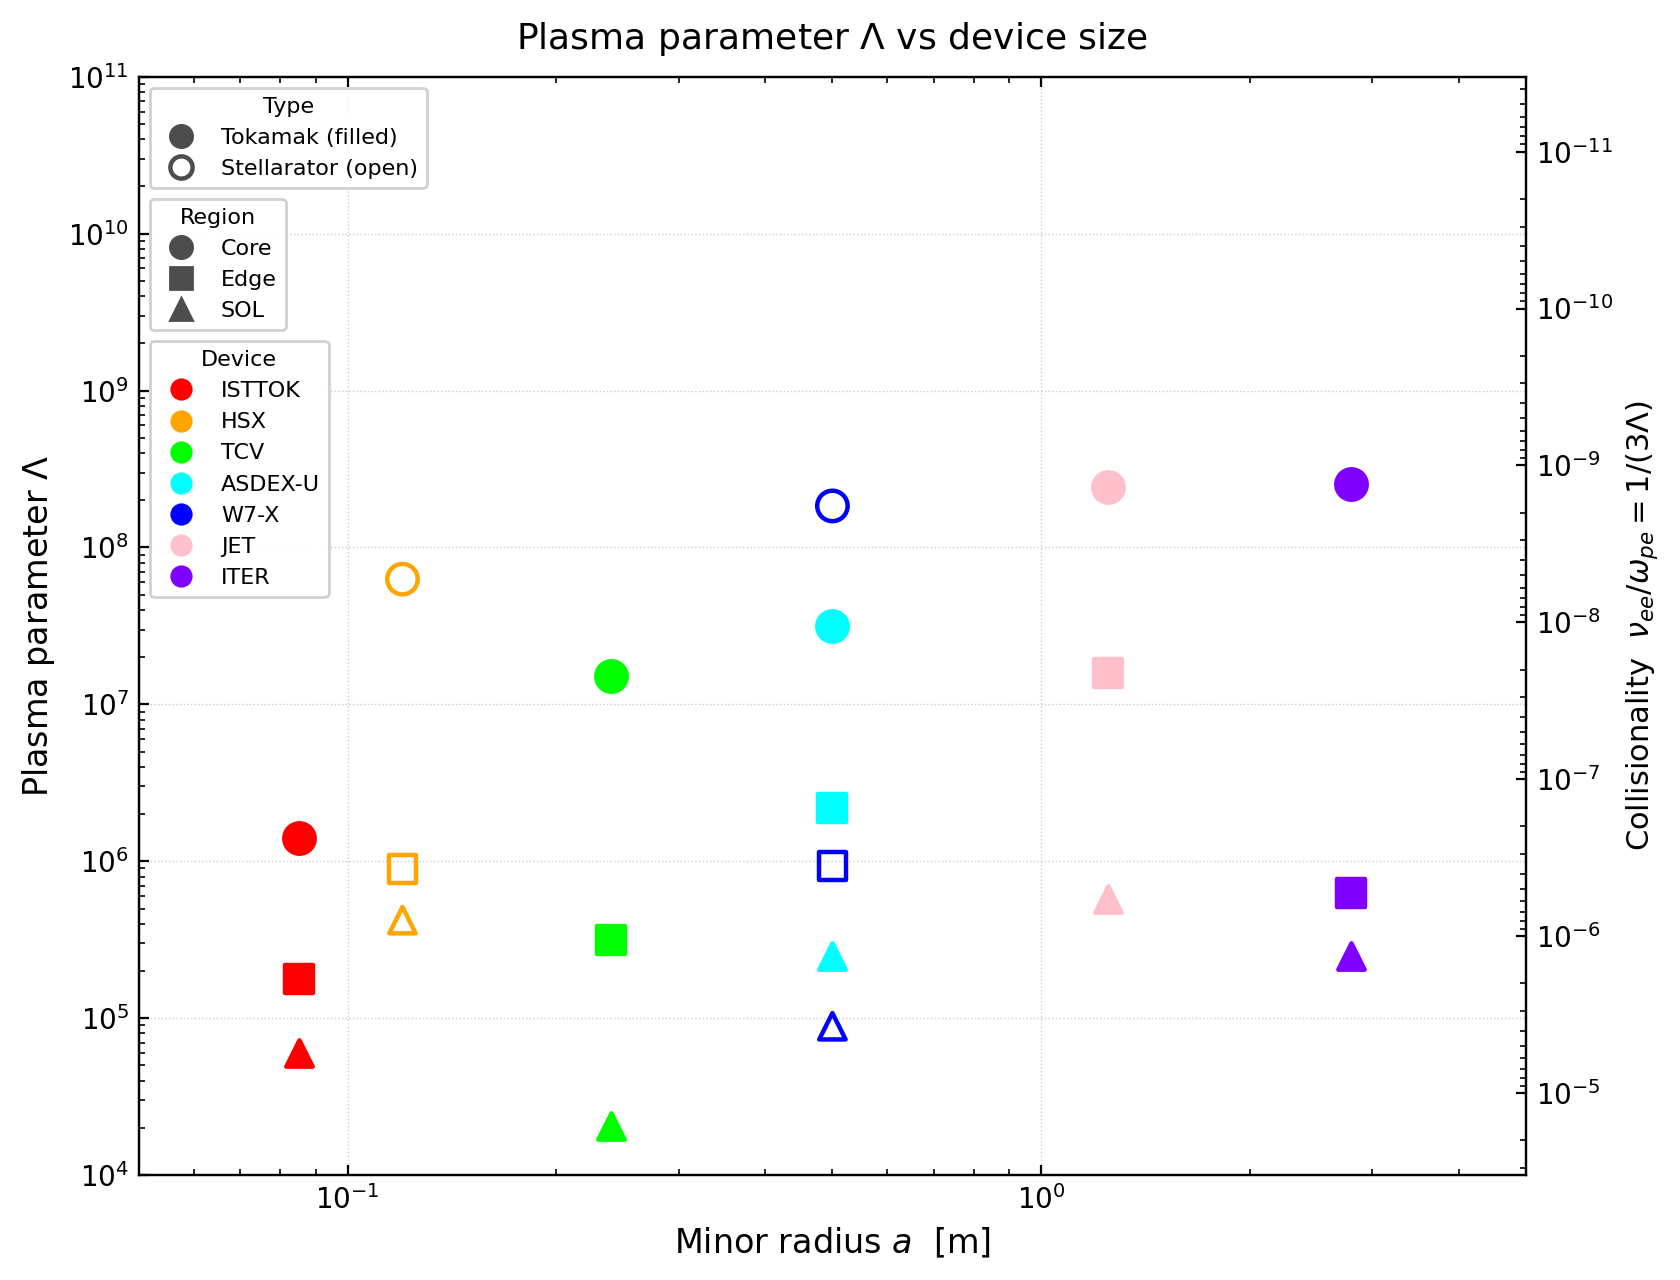

Generate this figure with Python:
import sys, os
sys.path.insert(0, os.path.join(os.path.dirname(__file__), '..', 'data'))
 
import numpy as np
import matplotlib.pyplot as plt
import matplotlib.lines as mlines
import astropy.units as u
from plasmapy.formulary import Debye_length
from parameters import data, DEVICES, REGIONS, TOKAMAKS, STELLARATORS

# Visual encoding
 
REGION_MARKER = {'core': 'o', 'edge': 's', 'sol': '^'}
REGION_LABEL  = {'core': 'Core', 'edge': 'Edge', 'sol': 'SOL'}
REGION_SIZE   = {'core': 120,    'edge': 100,     'sol': 90}

# Physics helpers
 
def compute_debye(Te_keV, ne_m3):
    """Electron Debye length [m] via PlasmaPy."""
    T_J = (Te_keV * u.keV).to(u.J, equivalencies=u.temperature_energy())
    return Debye_length(T_e=T_J, n_e=ne_m3 * u.m**-3).to(u.m).value
 
def compute_Lambda(Te_keV, ne_m3):
    """Plasma parameter: number of particles in a Debye sphere.
    Lambda = (4pi/3) * ne * lambda_De^3
    Cross-checked against Freidberg:
    Lambda = 5.4e6 * T_k^(3/2) / n_20^(1/2)"""
    lam = compute_debye(Te_keV, ne_m3)
    return (4 * np.pi / 3) * ne_m3 * lam**3

# Figure
 
fig, ax = plt.subplots(figsize=(8.5, 6.5))
ax.set_xscale('log')
ax.set_yscale('log')
ax.set_xlim(0.05, 5)
ax.set_ylim(1e4, 1e11)

# Scatter: Lambda vs minor radius a
 
for device, params in data.items():
    color    = params['color']
    is_stell = params['type'] == 'stellarator'
    a        = params['a']
    for region in REGIONS:
        if region not in params:
            continue
        Lam = compute_Lambda(params[region]['Te'], params[region]['ne'])
        ax.scatter(a, Lam,
                   marker=REGION_MARKER[region],
                   s=REGION_SIZE[region],
                   facecolors='none' if is_stell else color,
                   edgecolors=color,
                   linewidths=1.6,
                   zorder=3)

# Second y-axis: nu_ee / omega_pe = 1 / (3 Lambda)  (Freidberg)
 
ax2 = ax.twinx()
ax2.set_yscale('log')
y_min, y_max = ax.get_ylim()
ax2.set_ylim(1 / (3 * y_min), 1 / (3 * y_max))
ax2.set_ylabel(r'Collisionality  $\nu_{ee}/\omega_{pe} = 1/(3\Lambda)$', fontsize=11)
ax2.tick_params(which='both', direction='in')

# Axes formatting
 
ax.set_xlabel(r'Minor radius $a$  [m]', fontsize=12)
ax.set_ylabel(r'Plasma parameter $\Lambda$', fontsize=12)
ax.set_title(r'Plasma parameter $\Lambda$ vs device size', fontsize=13, pad=10)
ax.tick_params(which='both', direction='in', top=True)
ax.grid(True, which='major', linestyle=':', linewidth=0.5, color='0.80', zorder=0)

# Legends
 
type_handles = [
    mlines.Line2D([], [], marker='o', color='0.3', markersize=8,
                  linestyle='None', markerfacecolor='0.3',
                  label='Tokamak (filled)'),
    mlines.Line2D([], [], marker='o', color='0.3', markersize=8,
                  linestyle='None', markerfacecolor='none', markeredgewidth=1.6,
                  label='Stellarator (open)'),
]
region_handles = [
    mlines.Line2D([], [], marker=REGION_MARKER[r], color='0.3', markersize=8,
                  linestyle='None', markerfacecolor='0.3',
                  label=REGION_LABEL[r])
    for r in REGIONS
]
device_handles = [
    mlines.Line2D([], [], marker='o', color=data[d]['color'], markersize=7,
                  linestyle='None', markerfacecolor=data[d]['color'],
                  label=d)
    for d in DEVICES
]
 
fig.tight_layout()
fig.canvas.draw()
renderer = fig.canvas.get_renderer()
X_LEFT   = 0.0   # fixed left anchor for all three legends
 
leg_type = ax.legend(handles=type_handles,
                     title='Type', title_fontsize=8,
                     fontsize=8, loc='upper left',
                     bbox_to_anchor=(X_LEFT, 1.0),
                     framealpha=0.9, edgecolor='0.8')
ax.add_artist(leg_type)
 
fig.canvas.draw()
y1 = leg_type.get_window_extent(renderer).transformed(ax.transAxes.inverted()).y0
 
leg_region = ax.legend(handles=region_handles,
                       title='Region', title_fontsize=8,
                       fontsize=8, loc='upper left',
                       bbox_to_anchor=(X_LEFT, y1),
                       framealpha=0.9, edgecolor='0.8')
ax.add_artist(leg_region)
 
fig.canvas.draw()
y2 = leg_region.get_window_extent(renderer).transformed(ax.transAxes.inverted()).y0
 
ax.legend(handles=device_handles,
          title='Device', title_fontsize=8,
          fontsize=8, loc='upper left',
          bbox_to_anchor=(X_LEFT, y2),
          framealpha=0.9, edgecolor='0.8')

# Save
 
plt.savefig('plots/PlasmaParameter_vs_Radius.pdf', dpi=200, bbox_inches='tight')
plt.savefig('plots/PlasmaParameter_vs_Radius.png', dpi=200, bbox_inches='tight')
print("Saved PlasmaParameter_vs_Radius.pdf and PlasmaParameter_vs_Radius.png")
